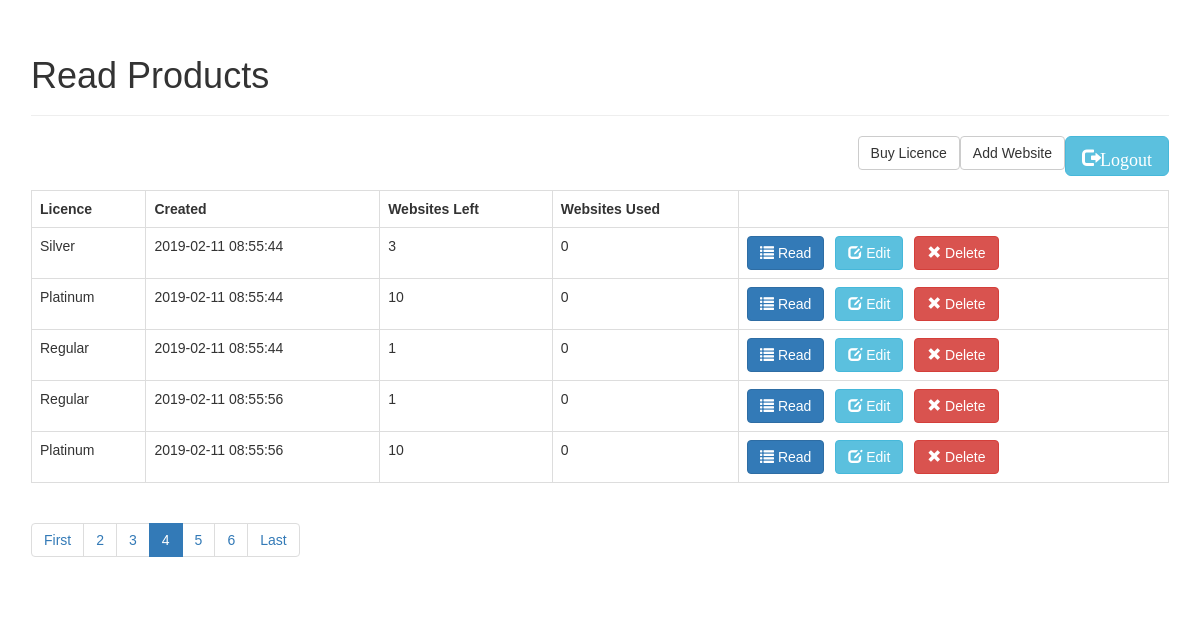
/index.php?page=4 (signed in), run on the app's committed database.
### tables this page shows
CREATE TABLE `records` (
  `id` int(11) NOT NULL,
  `customer_id` varchar(256) NOT NULL,
  `licence_id` int(11) NOT NULL,
  `created` datetime NOT NULL
);

CREATE TABLE `licence` (
  `id` int(11) NOT NULL,
  `name` varchar(256) NOT NULL,
  `price` int(11) NOT NULL,
  `website_allowance` int(11) NOT NULL
);

### objects/records.php (called while the page is built, shortened)
<?php
class Records{
    private $conn;
    private $table_name = "records";
    public $customer;
    public function __construct($db){
        $this->conn = $db;
    }
    function readAll($from_record_num, $records_per_page){
        $query = "SELECT
                    id, customer_id, created, licence_id
                FROM
                    " . $this->table_name . " WHERE customer_id=?
                ORDER BY
                    created ASC
                LIMIT
                    {$from_record_num}, {$records_per_page}";
        $stmt = $this->conn->prepare( $query );
        $stmt->bindParam(1, $this->customer);
        $stmt->execute();
        return $stmt;
    }
}
?>

### objects/licence.php (called while the page is built, shortened)
<?php
class Licence{
    private $conn;
    private $table_name = "licence";
    public $id;
    public function __construct($db){
        $this->conn = $db;
    }
     function readOne(){
    $query = "SELECT website_allowance, name FROM  " . $this->table_name . " WHERE id=?";
    $stmt = $this->conn->prepare( $query );
    $stmt->bindParam(1, $this->id);
    $stmt->execute();
    $row = $stmt->fetch(PDO::FETCH_ASSOC);
    $this->name = $row['name'];
    $this->website_allowance = $row['website_allowance'];
     return $this;
    }
}
?>

### objects/website.php (called while the page is built, shortened)
<?php
class Website{
    private $conn;
    private $table_name = "website";
    public $owner;
    public $licence;
    public function __construct($db){
        $this->conn = $db;
    }
    function readByUserIDandLicence(){
        $query = "SELECT id, customer_id, licence_id  FROM  " . $this->table_name . " WHERE customer_id=? and licence_id=?";
        $stmt = $this->conn->prepare( $query );
        $stmt->bindParam(1, $this->owner);
        $stmt->bindParam(2, $this->licence);
        $stmt->execute();
        return $stmt;
    }
    public function countLicenceUsage(){
        $stmt = $this->readByUserIDandLicence();
        $num = $stmt->rowCount();
        return $num;
    }
}
?>

### index.php (the view, shortened to what this page needs)
<?php
$page = isset($_GET['page']) ? $_GET['page'] : 1;
$records_per_page = 5;
$from_record_num = ($records_per_page * $page) - $records_per_page;
include_once 'objects/records.php';
include_once 'objects/licence.php';
include_once 'objects/website.php';
$database = new Database();
$db = $database->getConnection();
$records = new Records($db);
$licence= new Licence($db);
$records->customer=$_SESSION['uid'];
$websites= new Website($db);
$websites->owner=$_SESSION['uid'];
$stmt = $records->readAll($from_record_num, $records_per_page);
$num = $stmt->rowCount();
include_once "layout_header.php";
if($num>0){
    echo "<table class='table table-hover table-responsive table-bordered'>";
        echo "<tr>";
            echo "<th>Licence</th>";
            echo "<th>Created</th>";
            echo "<th>Websites Left</th>";
            echo "<th>Websites Used</th>";
        echo "</tr>";
        while ($row = $stmt->fetch(PDO::FETCH_ASSOC)){
            extract($row);
            $licence->id = $licence_id;
            $licence->readOne();
            $websites->licence=$licence->id;
            $res=$licence->website_allowance-$websites->countLicenceUsage();
            echo "<tr>";
                echo "<td>{$licence->name}</td>";
                echo "<td>{$created}</td>";
                echo "<td>{$res}</td>";
                echo "<td>{$websites->countLicenceUsage()}</td>";
                echo "<td>";
				echo "<a href='read_one.php?id={$id}' class='btn btn-primary left-margin'>
				    <span class='glyphicon glyphicon-list'></span> Read
				</a>
				<a href='update_record.php?id={$id}' class='btn btn-info left-margin'>
				    <span class='glyphicon glyphicon-edit'></span> Edit
				</a>
				<a delete-id='{$id}' class='btn btn-danger delete-object'>
				    <span class='glyphicon glyphicon-remove'></span> Delete
				</a>";
				                echo "</td>";
				            echo "</tr>";
				        }
				    echo "</table>";
include_once 'paging.php';
}
else{
    echo "<div class='alert alert-info'>No products found. {$from_record_num} {$records_per_page}{$num}</div>";
}
include_once "layout_footer.php";
?>

### libs/css/custom.css (style rules this page uses)
.left-margin { margin:0 .5em 0 0; }
body { font-family: Arial, Helvetica, sans-serif; }

### data on the page
records: licence.name "Silver", created "2019-02-11 08:55:44", res "3", countLicenceUsage "0"
records: licence.name "Platinum", created "2019-02-11 08:55:44", res "10", countLicenceUsage "0"
records: licence.name "Regular", created "2019-02-11 08:55:44", res "1", countLicenceUsage "0"
records: licence.name "Regular", created "2019-02-11 08:55:56", res "1", countLicenceUsage "0"
records: licence.name "Platinum", created "2019-02-11 08:55:56", res "10", countLicenceUsage "0"

### other printed values
$page_title "Read Products"
